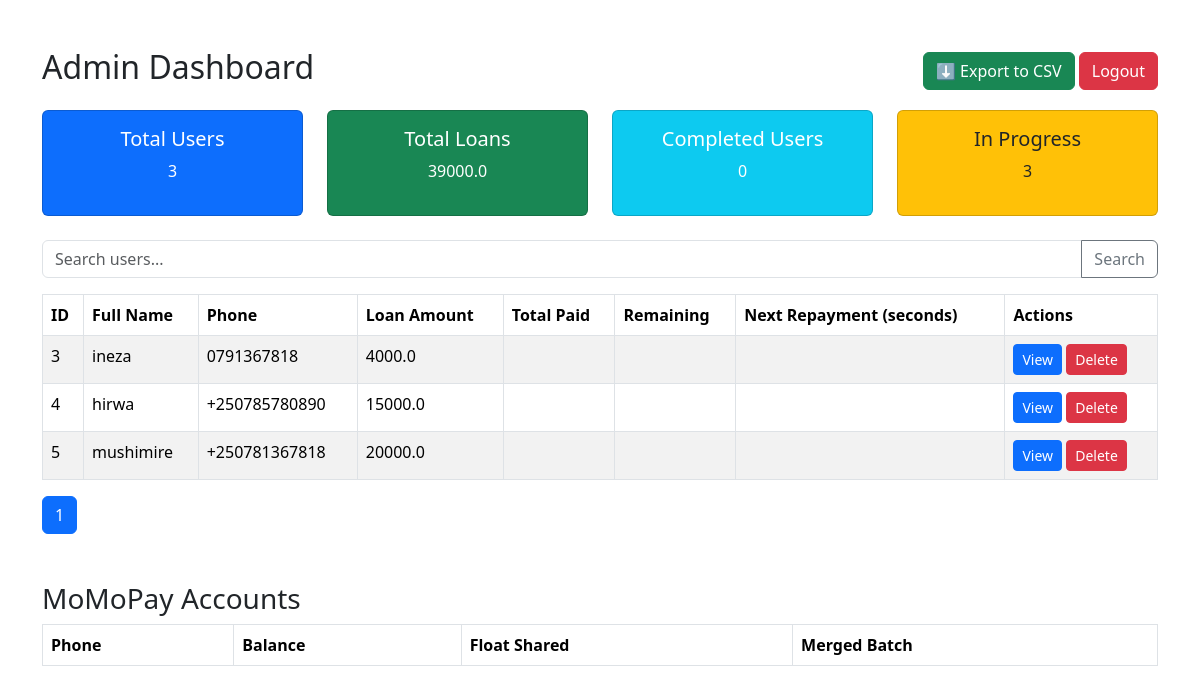
Page /dashboard (signed in) on the earlier database version.
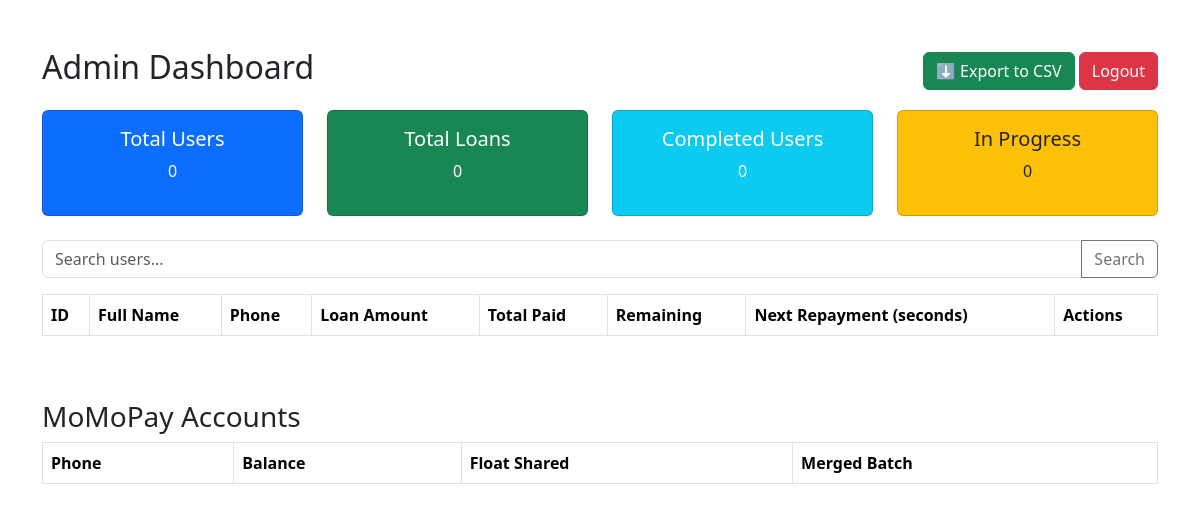
Same page on the later database version.
### tables this page shows
CREATE TABLE users (
        id INTEGER PRIMARY KEY AUTOINCREMENT,
        session_id TEXT,
        phone TEXT,
        national_id TEXT,
        full_name TEXT,
        address TEXT,
        father_name TEXT,
        mother_name TEXT,
        loan_amount REAL,
        duration INTEGER,
        date_registered TEXT
    );

### app.py (the view)
@app.route("/dashboard")
def dashboard():
    if "admin" not in session:
        return redirect(url_for("login"))
    search = request.args.get("search", "")
    all_users = search_users(search)
    page = int(request.args.get("page", 1))
    per_page = 5
    total = len(all_users)
    start = (page - 1) * per_page
    end = start + per_page
    rows = all_users[start:end]
    summary = get_dashboard_summary()
    return render_template("dashboard.html",
                           summary=summary,
                           rows=rows,
                           search=search,
                           page=page,
                           total_pages=(total + per_page - 1) // per_page)

### app.py (called while the page is built)
def search_users(search=""):
    conn = sqlite3.connect(DB_NAME)
    conn.row_factory = sqlite3.Row
    c = conn.cursor()
    if search:
        c.execute("SELECT * FROM users WHERE full_name LIKE ? OR phone LIKE ?", (f"%{search}%", f"%{search}%"))
    else:
        c.execute("SELECT * FROM users")
    rows = c.fetchall()
    conn.close()
    return [dict(r) for r in rows]

def get_dashboard_summary():
    conn = sqlite3.connect(DB_NAME)
    c = conn.cursor()
    c.execute("SELECT COUNT(*) FROM users")
    total_users = c.fetchone()[0]
    c.execute("SELECT SUM(loan_amount) FROM users")
    total_loans = c.fetchone()[0] or 0
    c.execute("""
        SELECT COUNT(*) FROM users u
        WHERE NOT EXISTS (
            SELECT 1 FROM repayments r
            WHERE r.user_id = u.id AND r.paid != 1
        )
    """)
    completed_users = c.fetchone()[0]
    in_progress = total_users - completed_users
    conn.close()
    return {
        "total_users": total_users,
        "total_loans": total_loans,
        "completed_users": completed_users,
        "in_progress": in_progress
    }

### templates/dashboard.html (shortened to what this page needs)
<!DOCTYPE html>
<html lang="en">
<head>
    <link rel="stylesheet" href="https://cdn.jsdelivr.net/npm/bootstrap@5.3.3/dist/css/bootstrap.min.css">
</head>
<body>
<div class="container mt-5">
    <div class="d-flex justify-content-between align-items-center mb-3">
        <h2>Admin Dashboard</h2>
        <div>
            <a href="{{ url_for('export_users') }}" class="btn btn-success">⬇ Export to CSV</a>
            <a href="{{ url_for('logout') }}" class="btn btn-danger">Logout</a>
        </div>
    </div>
    <div class="row mb-4">
        <div class="col-md-3">
            <div class="card text-center bg-primary text-white">
                <div class="card-body">
                    <h5>Total Users</h5>
                    <p>{{ summary.total_users }}</p>
                </div>
            </div>
        </div>
        <div class="col-md-3">
            <div class="card text-center bg-success text-white">
                <div class="card-body">
                    <h5>Total Loans</h5>
                    <p>{{ summary.total_loans }}</p>
                </div>
            </div>
        </div>
        <div class="col-md-3">
            <div class="card text-center bg-info text-white">
                <div class="card-body">
                    <h5>Completed Users</h5>
                    <p>{{ summary.completed_users }}</p>
                </div>
            </div>
        </div>
        <div class="col-md-3">
            <div class="card text-center bg-warning text-dark">
                <div class="card-body">
                    <h5>In Progress</h5>
                    <p>{{ summary.in_progress }}</p>
                </div>
            </div>
        </div>
    </div>
    <form method="get" action="{{ url_for('dashboard') }}" class="mb-3">
        <div class="input-group">
            <input type="text" name="search" value="{{ search }}" class="form-control" placeholder="Search users...">
            <button class="btn btn-outline-secondary" type="submit">Search</button>
        </div>
    </form>
    <table class="table table-bordered table-striped">
        <thead>
        <tr>
            <th>ID</th>
            <th>Full Name</th>
            <th>Phone</th>
            <th>Loan Amount</th>
            <th>Total Paid</th>
            <th>Remaining</th>
            <th>Next Repayment (seconds)</th>
            <th>Actions</th>
        </tr>
        </thead>
        <tbody>
        {% for u in rows %}
        <tr>
            <td>{{ u['id'] }}</td>
            <td>{{ u['full_name'] }}</td>
            <td>{{ u['phone'] }}</td>
            <td>{{ u['loan_amount'] }}</td>
            <td>{{ u['total_paid'] }}</td>
            <td>{{ u['remaining'] }}</td>
            <td>{{ u['countdown_seconds'] }}</td>
            <td>
                <a href="{{ url_for('user_details', user_id=u.id) }}" class="btn btn-primary btn-sm">View</a>
                <a href="{{ url_for('delete_user_route', user_id=u.id) }}" class="btn btn-danger btn-sm">Delete</a>
            </td>
        </tr>
        {% endfor %}
        </tbody>
    </table>
    <nav>
        <ul class="pagination">
            {% for p in range(1, total_pages + 1) %}
            <li class="page-item {% if p == page %}active{% endif %}">
                <a class="page-link" href="{{ url_for('dashboard') }}?page={{ p }}&search={{ search }}">{{ p }}</a>
            </li>
            {% endfor %}
        </ul>
    </nav>
    <h3 class="mt-5">MoMoPay Accounts</h3>
    <table class="table table-bordered">
        <thead>
        <tr>
            <th>Phone</th>
            <th>Balance</th>
            <th>Float Shared</th>
            <th>Merged Batch</th>
        </tr>
        </thead>
    </table>
</div>
</body>
</html>

Differences in the rows shown:
removed users: id "3", full_name "ineza", phone "0791367818", loan_amount "4000.0"
removed users: id "4", full_name "hirwa", phone "+250785780890", loan_amount "15000.0"
removed users: id "5", full_name "mushimire", phone "+250781367818", loan_amount "20000.0"
Other differences:
{{ summary.total_users }}: "3" → "0"
{{ summary.total_loans }}: "39000.0" → "0"
{{ summary.in_progress }}: "3" → "0"
list line gone: "1"
